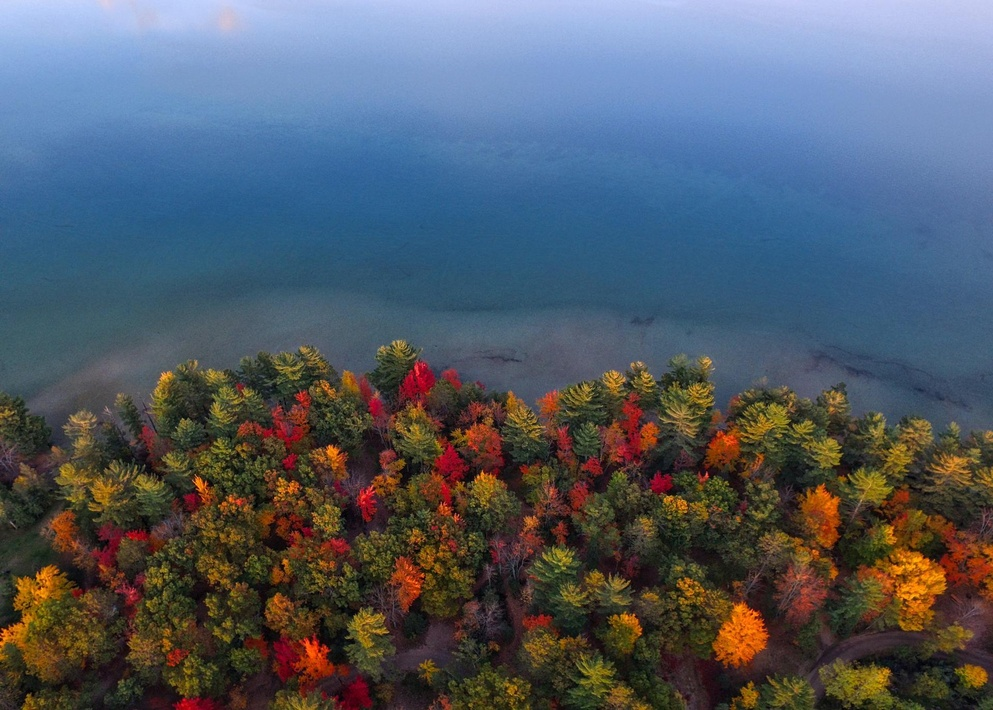
#> input picture tools/image_input/aaron-burden-00QWN1J0g48-unsplash.jpg, 993 x 710 px, shrunk from 1920 x 1373 before the run; its folder holds only this picture in this run
$ python batch_overlay.py
#> lines starting #> are read from the running program, lines starting #| are printed output that depends on the picture
import os
from PIL import Image

# Configuration
BASE_DIR = os.path.dirname(__file__)
INPUT_DIR = os.path.join(BASE_DIR, 'image_input')
OUTPUT_DIR = os.path.join(BASE_DIR, 'image_output')
COLOR_MAIN = "#0f777c"
OPACITY = 0.4

def hex_to_rgb(hex_color):
    hex_color = hex_color.lstrip('#')
    return tuple(int(hex_color[i:i+2], 16) for i in (0, 2, 4))

def process_images():
    # Ensure directories exist
    if not os.path.exists(INPUT_DIR):
        os.makedirs(INPUT_DIR)
        print(f"Created input directory at: {INPUT_DIR}")
        print("Please place images in the input directory and run the script again.")
        return

    if not os.path.exists(OUTPUT_DIR):
        os.makedirs(OUTPUT_DIR)
        print(f"Created output directory at: {OUTPUT_DIR}")

    # List images
    valid_extensions = ('.png', '.jpg', '.jpeg', '.bmp', '.tiff', '.webp')
    files = [f for f in os.listdir(INPUT_DIR) if f.lower().endswith(valid_extensions)]

    if not files:
        print(f"No images found in {INPUT_DIR}.")
        return

    print(f"Found {len(files)} images. Processing with overlay {COLOR_MAIN} at {int(OPACITY*100)}% opacity...")

    overlay_rgb = hex_to_rgb(COLOR_MAIN)
    # Alpha for the overlay layer (0-255)
    overlay_alpha = int(255 * OPACITY)
    # The overlay color tuple including alpha
    overlay_color = overlay_rgb + (overlay_alpha,)

    processed_count = 0
    for filename in files:
        input_path = os.path.join(INPUT_DIR, filename)
        output_path = os.path.join(OUTPUT_DIR, filename)

        try:
            with Image.open(input_path) as img:
                # Convert to RGBA to allow alpha composition
#> img is the input picture: PIL image 993x710 RGB; mean R, G, B 82, 90.6, 101.8
                img_rgba = img.convert("RGBA")

                # Create a solid color layer of the same size
                overlay = Image.new('RGBA', img_rgba.size, overlay_color)
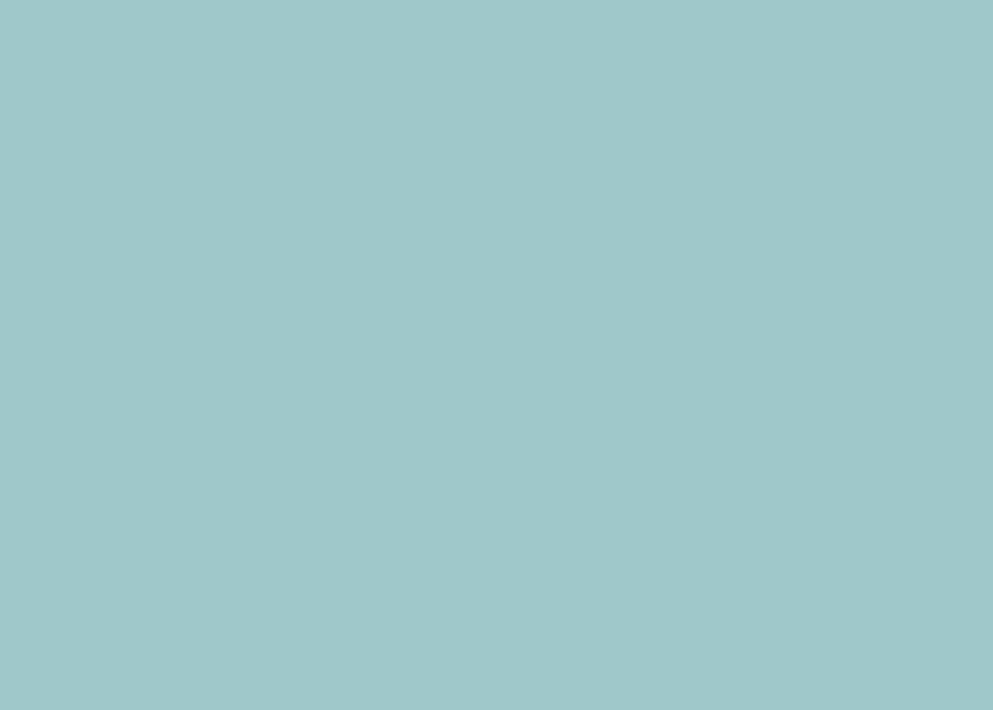
#> overlay: PIL image 993x710 RGBA; mean R, G, B, A 15, 119, 124, 102; transparent parts drawn white

                # Composite the overlay onto the image
                # The overlay is put ON TOP of the image
                combined = Image.alpha_composite(img_rgba, overlay)
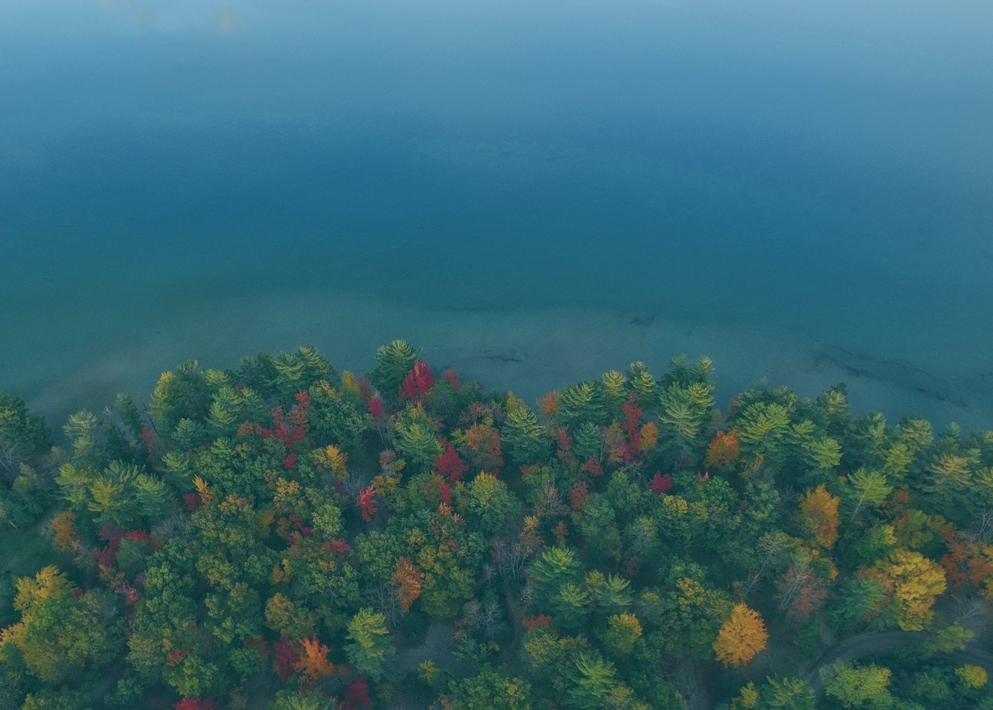
#> combined: PIL image 993x710 RGBA; mean R, G, B, A 55.2, 102, 110.7, 255

                # Save output
                # If original was JPG, convert back to RGB; otherwise keep RGBA (e.g. PNG)
                ext = os.path.splitext(filename)[1].lower()
                if ext in ['.jpg', '.jpeg']:
                    final_img = combined.convert("RGB")
                    final_img.save(output_path, quality=95)
                else:
                    combined.save(output_path)

                print(f"[{processed_count+1}/{len(files)}] Processed: {filename}")
                processed_count += 1

        except Exception as e:
            print(f"Error processing {filename}: {e}")

    print(f"\nDone! Processed {processed_count} images. Results in {OUTPUT_DIR}")

if __name__ == "__main__":
    process_images()
